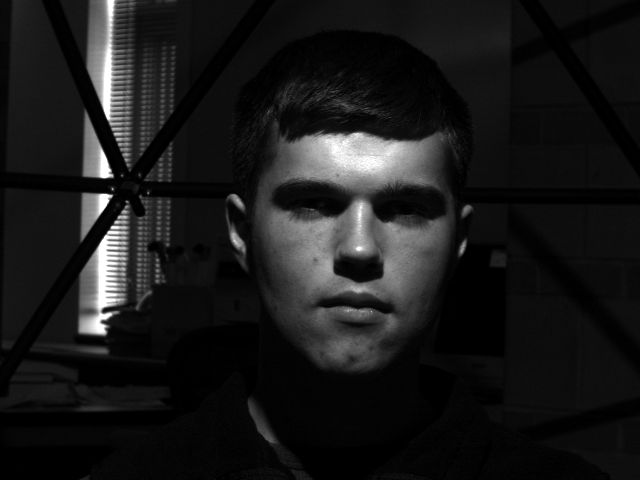
#> input picture train/Osoba A/yaleB20_P00A+000E+45.pgm, 640 x 480 px; its folder holds only this picture in this run
$ python model.py
#> lines starting #> are read from the running program, lines starting #| are printed output that depends on the picture
### preprocess.py
import cv2 as cv
def preprocessImage(img):
    grayscale = cv.cvtColor(img, cv.COLOR_RGB2GRAY)
    facedetector = cv.CascadeClassifier(cv.data.haarcascades + "haarcascade_frontalface_default.xml")
    facesdetected = facedetector.detectMultiScale(grayscale, scaleFactor=1.05, minNeighbors=6)
    if len(facesdetected) > 0:
        (x, y, w, h) = facesdetected[0]
        face = grayscale[y:y+w, x:x+h]
        return face, facesdetected[0]
    else:
        return None, None

### model.py
import cv2 as cv
import numpy as np
import os
from preprocess import preprocessImage

#oznake mogucih rezultata
possibleResults = ['Osoba A', 'Osoba B', 'Osoba C', 'Osoba D']
#sva lica koristena za treniranje
faces = []
#labele dodijeljene licima
labels = []

path = os.path.join(os.path.dirname(__file__), 'train')
print("Treniranje modela, molimo sacekajte......")

for i in range(len(possibleResults)):
    currentDir = os.path.join(path, possibleResults[i])
    images = os.listdir(currentDir)
    for imgName in images:
        imgPath = os.path.join(currentDir, imgName)
        img = cv.imread(imgPath)
#> img is the input picture: shape (480, 640, 3); min 0, max 255, mean 25.6
        face, region = preprocessImage(img)
#> in preprocessImage, `facesdetected = facedetector.detectMultiScale(grayscale, scaleFactor=1..`: facesdetected = [[244, 117, 232, 232]]
#> in preprocessImage, `(x, y, w, h) = facesdetected[0]`: x = 244; y = 117; w = 232
#> in preprocessImage, `face = grayscale[y:y+w, x:x+h]`:
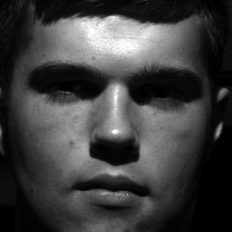
#> face: shape (232, 232); min 0, max 255, mean 62.3
#> region = [244, 117, 232, 232]
        if face is not None and region is not None:
            faces.append(face)
            labels.append(i)
#> pass 2 of the loop `for i in range(len(possibleResults)):`:
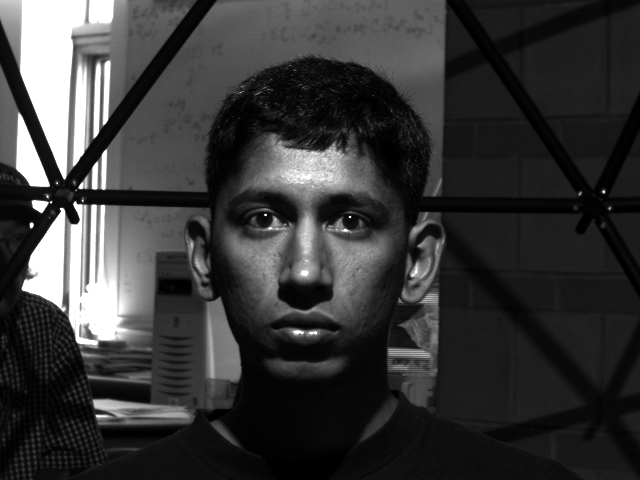
#> input picture train/Osoba B/yaleB12_P00A+000E+45.pgm, 640 x 480 px
#> img is the input picture: shape (480, 640, 3); min 0, max 255, mean 55.7
#> facesdetected = [[194, 130, 228, 228]]
#> x = 194; y = 130; w = 228
#> in preprocessImage (call 2), `face = grayscale[y:y+w, x:x+h]`:
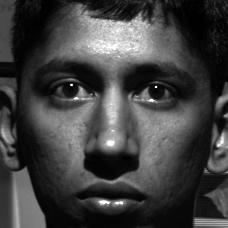
#> face: shape (228, 228); min 0, max 255, mean 63.9
#> region = [194, 130, 228, 228]
#> (the run stopped early here; a loop or call above may not have finished)
